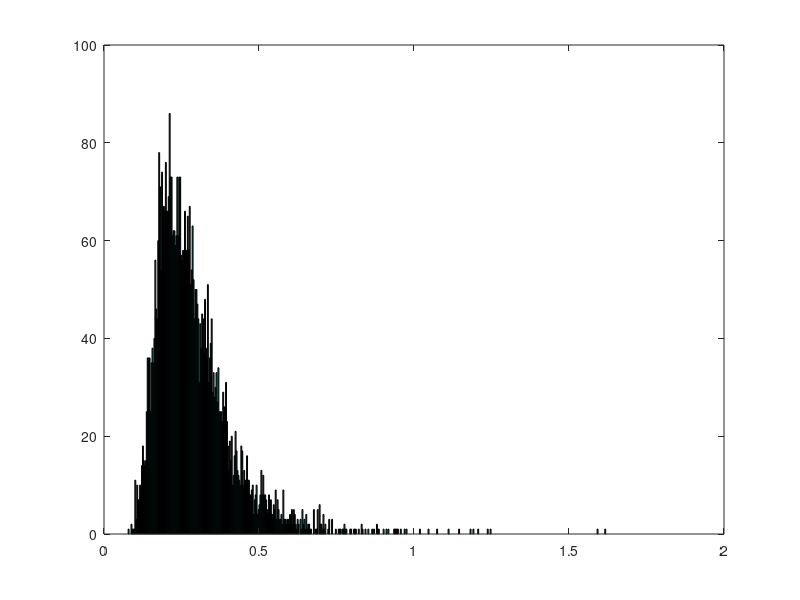

MATLAB code to generate this figure:
% log L = n log l - l Sum x_i 
% d log L / d l = n / l - Sum x_i = 0 
% l = 1/mu


function mu_lambda_avg = ex_3_2 ()
    M = 5000;
    n = 7;
    lambda = 4;
   
    S = []
    
    for sample=1:M
        for i=1:n
            S(sample, i) = exprnd(lambda);
        end
    end

    S = S';

    mu_lambda = arrayfun(@(x) n/x, sum(S));
    mu_lambda_avg = sum(mu_lambda)/M
    hist(mu_lambda, 500);
end